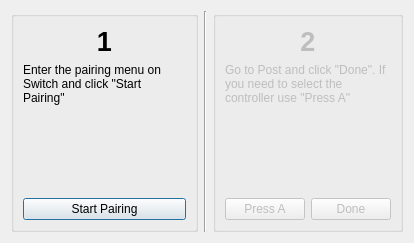
<?xml version="1.0" encoding="UTF-8"?>
<ui version="4.0">
 <class>Dialog</class>
 <widget class="QDialog" name="Dialog">
  <property name="geometry">
   <rect>
    <x>0</x>
    <y>0</y>
    <width>414</width>
    <height>243</height>
   </rect>
  </property>
  <property name="windowTitle">
   <string>Connect to Switch</string>
  </property>
  <layout class="QHBoxLayout" name="horizontalLayout_2">
   <item>
    <widget class="QGroupBox" name="Step1">
     <property name="title">
      <string/>
     </property>
     <layout class="QVBoxLayout" name="verticalLayout_2">
      <item>
       <widget class="QLabel" name="label_2">
        <property name="font">
         <font>
          <pointsize>20</pointsize>
          <weight>75</weight>
          <bold>true</bold>
         </font>
        </property>
        <property name="text">
         <string>1</string>
        </property>
        <property name="alignment">
         <set>Qt::AlignCenter</set>
        </property>
       </widget>
      </item>
      <item>
       <widget class="QLabel" name="label">
        <property name="text">
         <string>Enter the pairing menu on Switch and click &quot;Start Pairing&quot;</string>
        </property>
        <property name="scaledContents">
         <bool>false</bool>
        </property>
        <property name="wordWrap">
         <bool>true</bool>
        </property>
       </widget>
      </item>
      <item>
       <spacer name="verticalSpacer">
        <property name="orientation">
         <enum>Qt::Vertical</enum>
        </property>
        <property name="sizeHint" stdset="0">
         <size>
          <width>20</width>
          <height>52</height>
         </size>
        </property>
       </spacer>
      </item>
      <item>
       <widget class="QPushButton" name="start_pairing">
        <property name="text">
         <string>Start Pairing</string>
        </property>
       </widget>
      </item>
     </layout>
    </widget>
   </item>
   <item>
    <widget class="Line" name="line">
     <property name="orientation">
      <enum>Qt::Vertical</enum>
     </property>
    </widget>
   </item>
   <item>
    <widget class="QGroupBox" name="Step2">
     <property name="enabled">
      <bool>false</bool>
     </property>
     <property name="title">
      <string/>
     </property>
     <property name="alignment">
      <set>Qt::AlignCenter</set>
     </property>
     <layout class="QVBoxLayout" name="verticalLayout">
      <item>
       <widget class="QLabel" name="label_3">
        <property name="font">
         <font>
          <pointsize>20</pointsize>
          <weight>75</weight>
          <bold>true</bold>
         </font>
        </property>
        <property name="text">
         <string>2</string>
        </property>
        <property name="alignment">
         <set>Qt::AlignCenter</set>
        </property>
       </widget>
      </item>
      <item>
       <widget class="QLabel" name="label_4">
        <property name="text">
         <string>Go to Post and click &quot;Done&quot;. If you need to select the controller use &quot;Press A&quot;</string>
        </property>
        <property name="scaledContents">
         <bool>true</bool>
        </property>
        <property name="wordWrap">
         <bool>true</bool>
        </property>
       </widget>
      </item>
      <item>
       <spacer name="verticalSpacer_2">
        <property name="orientation">
         <enum>Qt::Vertical</enum>
        </property>
        <property name="sizeHint" stdset="0">
         <size>
          <width>20</width>
          <height>40</height>
         </size>
        </property>
       </spacer>
      </item>
      <item>
       <layout class="QHBoxLayout" name="horizontalLayout">
        <item>
         <widget class="QPushButton" name="press_a">
          <property name="text">
           <string>Press A</string>
          </property>
         </widget>
        </item>
        <item>
         <widget class="QPushButton" name="done">
          <property name="text">
           <string>Done</string>
          </property>
         </widget>
        </item>
       </layout>
      </item>
     </layout>
    </widget>
   </item>
  </layout>
 </widget>
 <resources/>
 <connections/>
</ui>
